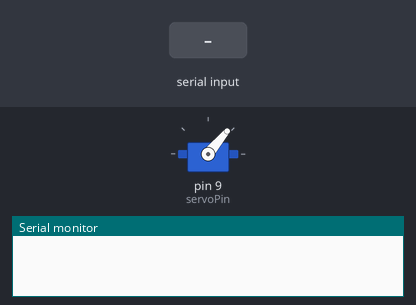
The sketch below on a simulated Arduino Uno, built with avr-gcc and run on an emulated ATmega328P. On the bench: servo, the last lines printed to the serial monitor. Inputs (shaded band) come from the test bench.

Above: at 1.2 s.
1.3 s: "90,45\n" received over the second serial link
At 4.1 s:
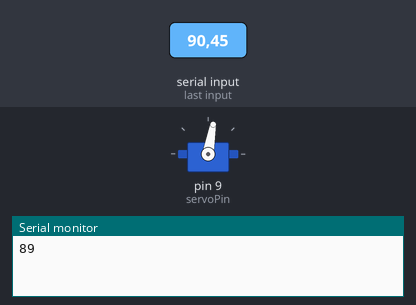
Timing chart, 0 to 10.3 s (numbered marks = the images above; inputs shaded):
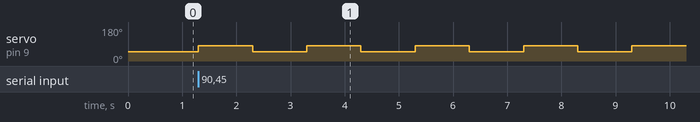

Measured:
- after the input at 1.3 s, servo on pin 9 (servoPin): alternates 80° for 1.0 s and 50° for 1.0 s, starting at once

The sketch:

robot_servo.ino
```cpp
#include <SoftwareSerial.h>
#include <Servo.h>

int blueTx=2;
int blueRx=3;
SoftwareSerial mySerial(blueTx, blueRx);

Servo servo;
int servoPin = 9;
int angle = 0; // servo position in degrees
int servoDir, preServoDir = 0;
char a[20];
char c = 0;

void setup()
{
  servo.attach(servoPin);
  servo.write(50);
  mySerial.begin(9600);
  Serial.begin(9600);
}

void loop()
{
  if(mySerial.available()){
      while (mySerial.available()) {         //블루투스측 내용을 시리얼모니터에 출력
       a[c] = mySerial.read();
        c++;
      }
      int b = atoi(a);
      while (b > 0){
          servo.write(80);
          delay(1000);
          servo.write(50);
          delay(1000);
           b--;
           Serial.print(b);
            }
       delay(150);
       for(int i=0;i<21;i++) {
        a[i] = NULL;
      }
  c = 0;
  }
}
```
